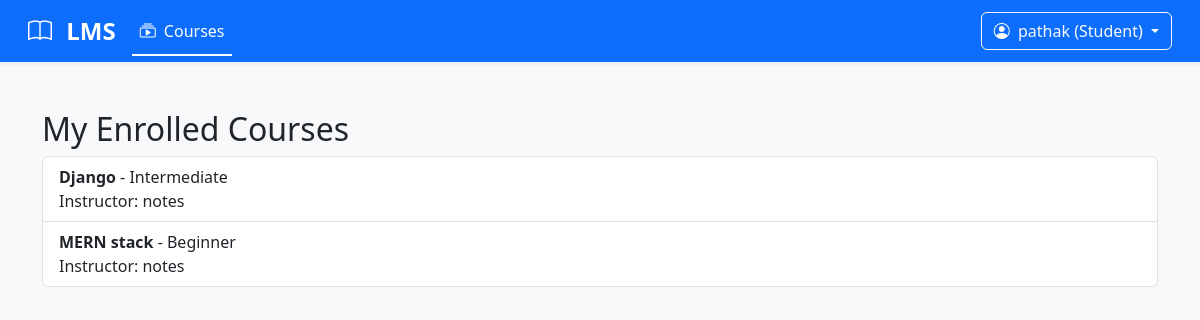
Before: /courses/student/dashboard/ (signed in) with the older database file.
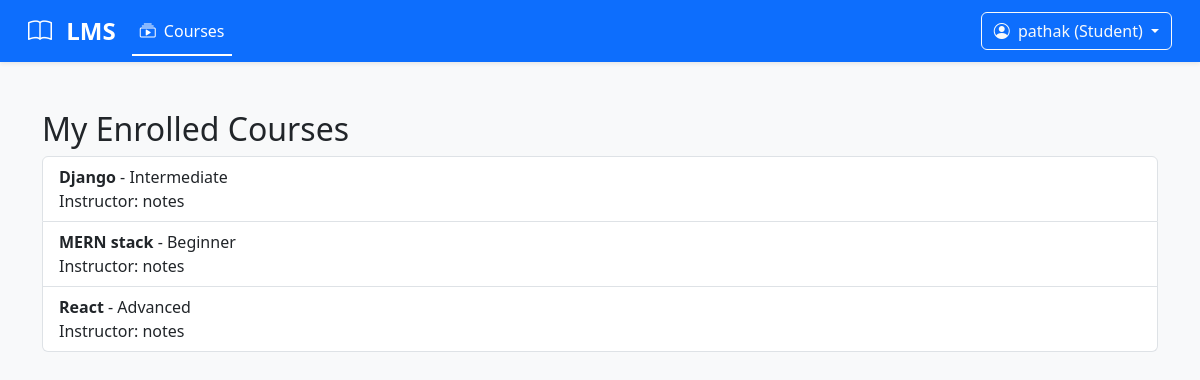
After: the same page with the newer database file.
### courses/models.py (models this page shows, shortened)
class Enrollment(models.Model):
    student = models.ForeignKey(User, on_delete=models.CASCADE)  # The enrolled student
    course = models.ForeignKey('Course', on_delete=models.CASCADE)  # The course they enrolled in
    date_enrolled = models.DateTimeField(auto_now_add=True)  # When they enrolled

class Course(models.Model):
    title = models.CharField(max_length=200)  # Title of the course
    description = models.TextField()          # Detailed course description
    instructor = models.ForeignKey(User, on_delete=models.CASCADE)  # Who created this course
    difficulty = models.CharField(max_length=20, choices=DIFFICULTY_CHOICES)  # Difficulty level
    created_at = models.DateTimeField(auto_now_add=True)  # Auto-set to current date when created

### courses/views.py (the view)
# urls.py: path('student/dashboard/', views.student_dashboard, name='student_dashboard'),
@user_passes_test(is_student)
@login_required
def student_dashboard(request):
    enrollments = Enrollment.objects.filter(student=request.user).select_related('course')
    return render(request, 'courses/student_dashboard.html', {'enrollments': enrollments})

### courses/views.py (called while the page is built)
def is_student(user):
    return user.groups.filter(name='Student').exists()

### notifications/context_processors.py (called while the page is built)
def unread_notifications(request):
    if request.user.is_authenticated:
        unread_count = Notification.objects.filter(user=request.user, is_read=False).count()
    else:
        unread_count = 0
    return {'unread_notification_count': unread_count}

### courses/templates/courses/student_dashboard.html
{% extends 'base.html' %}
{% block content %}
<div class="container mt-4">
    <h2>My Enrolled Courses</h2>
    {% if enrollments %}
        <ul class="list-group">
            {% for enrollment in enrollments %}
                <li class="list-group-item">
                    <strong>{{ enrollment.course.title }}</strong> - {{ enrollment.course.difficulty }}
                    <br>
                    Instructor: {{ enrollment.course.instructor.username }}
                </li>
            {% endfor %}
        </ul>
    {% else %}
        <p>You are not enrolled in any courses yet.</p>
    {% endif %}
</div>
{% endblock %}

Changed rows visible on the page:
added Enrollment: course "React", course.difficulty "Advanced", course.instructor.username "notes"
